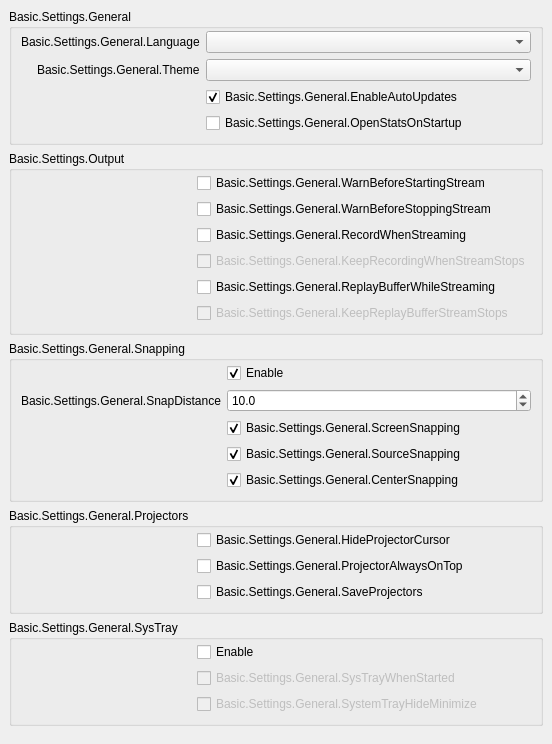
           <widget class="QWidget" name="scrollAreaWidgetContents_2">
            <property name="geometry">
             <rect>
              <x>0</x>
              <y>0</y>
              <width>510</width>
              <height>643</height>
             </rect>
            </property>
            <layout class="QVBoxLayout" name="verticalLayout_19">
             <property name="leftMargin">
              <number>0</number>
             </property>
             <property name="topMargin">
              <number>0</number>
             </property>
             <property name="rightMargin">
              <number>0</number>
             </property>
             <property name="bottomMargin">
              <number>9</number>
             </property>
             <item alignment="Qt::AlignTop">
              <widget class="QWidget" name="widget_2" native="true">
               <layout class="QVBoxLayout" name="verticalLayout_20">
                <item>
                 <widget class="QGroupBox" name="groupBox_15">
                  <property name="title">
                   <string>Basic.Settings.General</string>
                  </property>
                  <layout class="QFormLayout" name="formLayout_32">
                   <property name="fieldGrowthPolicy">
                    <enum>QFormLayout::AllNonFixedFieldsGrow</enum>
                   </property>
                   <property name="labelAlignment">
                    <set>Qt::AlignRight|Qt::AlignTrailing|Qt::AlignVCenter</set>
                   </property>
                   <property name="topMargin">
                    <number>2</number>
                   </property>
                   <item row="0" column="0">
                    <widget class="QLabel" name="label">
                     <property name="text">
                      <string>Basic.Settings.General.Language</string>
                     </property>
                     <property name="buddy">
                      <cstring>language</cstring>
                     </property>
                    </widget>
                   </item>
                   <item row="0" column="1">
                    <widget class="QComboBox" name="language"/>
                   </item>
                   <item row="1" column="0">
                    <widget class="QLabel" name="label_42">
                     <property name="text">
                      <string>Basic.Settings.General.Theme</string>
                     </property>
                     <property name="buddy">
                      <cstring>theme</cstring>
                     </property>
                    </widget>
                   </item>
                   <item row="1" column="1">
                    <widget class="QComboBox" name="theme"/>
                   </item>
                   <item row="2" column="0">
                    <spacer name="horizontalSpacer_3">
                     <property name="orientation">
                      <enum>Qt::Horizontal</enum>
                     </property>
                     <property name="sizeType">
                      <enum>QSizePolicy::Fixed</enum>
                     </property>
                     <property name="sizeHint" stdset="0">
                      <size>
                       <width>170</width>
                       <height>5</height>
                      </size>
                     </property>
                    </spacer>
                   </item>
                   <item row="2" column="1">
                    <widget class="QCheckBox" name="enableAutoUpdates">
                     <property name="text">
                      <string>Basic.Settings.General.EnableAutoUpdates</string>
                     </property>
                     <property name="checked">
                      <bool>true</bool>
                     </property>
                    </widget>
                   </item>
                   <item row="3" column="1">
                    <widget class="QCheckBox" name="openStatsOnStartup">
                     <property name="text">
                      <string>Basic.Settings.General.OpenStatsOnStartup</string>
                     </property>
                    </widget>
                   </item>
                  </layout>
                 </widget>
                </item>
                <item>
                 <widget class="QGroupBox" name="groupBox_16">
                  <property name="title">
                   <string>Basic.Settings.Output</string>
                  </property>
                  <layout class="QFormLayout" name="formLayout_2">
                   <property name="fieldGrowthPolicy">
                    <enum>QFormLayout::AllNonFixedFieldsGrow</enum>
                   </property>
                   <property name="topMargin">
                    <number>2</number>
                   </property>
                   <item row="0" column="0">
                    <spacer name="horizontalSpacer_5">
                     <property name="orientation">
                      <enum>Qt::Horizontal</enum>
                     </property>
                     <property name="sizeType">
                      <enum>QSizePolicy::Fixed</enum>
                     </property>
                     <property name="sizeHint" stdset="0">
                      <size>
                       <width>170</width>
                       <height>5</height>
                      </size>
                     </property>
                    </spacer>
                   </item>
                   <item row="0" column="1">
                    <widget class="QCheckBox" name="warnBeforeStreamStart">
                     <property name="text">
                      <string>Basic.Settings.General.WarnBeforeStartingStream</string>
                     </property>
                    </widget>
                   </item>
                   <item row="1" column="1">
                    <widget class="QCheckBox" name="warnBeforeStreamStop">
                     <property name="text">
                      <string>Basic.Settings.General.WarnBeforeStoppingStream</string>
                     </property>
                    </widget>
                   </item>
                   <item row="2" column="1">
                    <widget class="QCheckBox" name="recordWhenStreaming">
                     <property name="text">
                      <string>Basic.Settings.General.RecordWhenStreaming</string>
                     </property>
                    </widget>
                   </item>
                   <item row="3" column="1">
                    <widget class="QCheckBox" name="keepRecordStreamStops">
                     <property name="enabled">
                      <bool>false</bool>
                     </property>
                     <property name="text">
                      <string>Basic.Settings.General.KeepRecordingWhenStreamStops</string>
                     </property>
                    </widget>
                   </item>
                   <item row="4" column="1">
                    <widget class="QCheckBox" name="replayWhileStreaming">
                     <property name="text">
                      <string>Basic.Settings.General.ReplayBufferWhileStreaming</string>
                     </property>
                    </widget>
                   </item>
                   <item row="5" column="1">
                    <widget class="QCheckBox" name="keepReplayStreamStops">
                     <property name="enabled">
                      <bool>false</bool>
                     </property>
                     <property name="text">
                      <string>Basic.Settings.General.KeepReplayBufferStreamStops</string>
                     </property>
                    </widget>
                   </item>
                  </layout>
                 </widget>
                </item>
                <item>
                 <widget class="QGroupBox" name="groupBox_10">
                  <property name="enabled">
                   <bool>true</bool>
                  </property>
                  <property name="sizePolicy">
                   <sizepolicy hsizetype="Preferred" vsizetype="Maximum">
                    <horstretch>0</horstretch>
                    <verstretch>0</verstretch>
                   </sizepolicy>
                  </property>
                  <property name="title">
                   <string>Basic.Settings.General.Snapping</string>
                  </property>
                  <property name="flat">
                   <bool>false</bool>
                  </property>
                  <layout class="QFormLayout" name="formLayout_21">
                   <property name="fieldGrowthPolicy">
                    <enum>QFormLayout::AllNonFixedFieldsGrow</enum>
                   </property>
                   <property name="labelAlignment">
                    <set>Qt::AlignRight|Qt::AlignTrailing|Qt::AlignVCenter</set>
                   </property>
                   <property name="topMargin">
                    <number>2</number>
                   </property>
                   <item row="0" column="1">
                    <widget class="QCheckBox" name="snappingEnabled">
                     <property name="text">
                      <string>Enable</string>
                     </property>
                     <property name="checked">
                      <bool>true</bool>
                     </property>
                    </widget>
                   </item>
                   <item row="2" column="1">
                    <widget class="QCheckBox" name="screenSnapping">
                     <property name="text">
                      <string>Basic.Settings.General.ScreenSnapping</string>
                     </property>
                     <property name="checked">
                      <bool>true</bool>
                     </property>
                    </widget>
                   </item>
                   <item row="4" column="1">
                    <widget class="QCheckBox" name="centerSnapping">
                     <property name="text">
                      <string>Basic.Settings.General.CenterSnapping</string>
                     </property>
                     <property name="checked">
                      <bool>true</bool>
                     </property>
                    </widget>
                   </item>
                   <item row="3" column="1">
                    <widget class="QCheckBox" name="sourceSnapping">
                     <property name="text">
                      <string>Basic.Settings.General.SourceSnapping</string>
                     </property>
                     <property name="checked">
                      <bool>true</bool>
                     </property>
                    </widget>
                   </item>
                   <item row="1" column="1">
                    <widget class="QDoubleSpinBox" name="snapDistance">
                     <property name="decimals">
                      <number>1</number>
                     </property>
                     <property name="singleStep">
                      <double>0.500000000000000</double>
                     </property>
                     <property name="value">
                      <double>10.000000000000000</double>
                     </property>
                    </widget>
                   </item>
                   <item row="1" column="0">
                    <widget class="QLabel" name="label_9">
                     <property name="text">
                      <string>Basic.Settings.General.SnapDistance</string>
                     </property>
                     <property name="buddy">
                      <cstring>snapDistance</cstring>
                     </property>
                    </widget>
                   </item>
                   <item row="3" column="0">
                    <spacer name="horizontalSpacer_4">
                     <property name="orientation">
                      <enum>Qt::Horizontal</enum>
                     </property>
                     <property name="sizeType">
                      <enum>QSizePolicy::Fixed</enum>
                     </property>
                     <property name="sizeHint" stdset="0">
                      <size>
                       <width>170</width>
                       <height>5</height>
                      </size>
                     </property>
                    </spacer>
                   </item>
                  </layout>
                 </widget>
                </item>
                <item>
                 <widget class="QGroupBox" name="groupBox_14">
                  <property name="title">
                   <string>Basic.Settings.General.Projectors</string>
                  </property>
                  <layout class="QFormLayout" name="formLayout_28">
                   <property name="fieldGrowthPolicy">
                    <enum>QFormLayout::AllNonFixedFieldsGrow</enum>
                   </property>
                   <property name="topMargin">
                    <number>2</number>
                   </property>
                   <item row="0" column="1">
                    <widget class="QCheckBox" name="hideProjectorCursor">
                     <property name="text">
                      <string>Basic.Settings.General.HideProjectorCursor</string>
                     </property>
                    </widget>
                   </item>
                   <item row="1" column="1">
                    <widget class="QCheckBox" name="projectorAlwaysOnTop">
                     <property name="text">
                      <string>Basic.Settings.General.ProjectorAlwaysOnTop</string>
                     </property>
                    </widget>
                   </item>
                   <item row="2" column="1">
                    <widget class="QCheckBox" name="saveProjectors">
                     <property name="text">
                      <string>Basic.Settings.General.SaveProjectors</string>
                     </property>
                    </widget>
                   </item>
                   <item row="1" column="0">
                    <spacer name="horizontalSpacer">
                     <property name="orientation">
                      <enum>Qt::Horizontal</enum>
                     </property>
                     <property name="sizeType">
                      <enum>QSizePolicy::Fixed</enum>
                     </property>
                     <property name="sizeHint" stdset="0">
                      <size>
                       <width>170</width>
                       <height>5</height>
                      </size>
                     </property>
                    </spacer>
                   </item>
                  </layout>
                 </widget>
                </item>
                <item>
                 <widget class="QGroupBox" name="groupBox_13">
                  <property name="title">
                   <string>Basic.Settings.General.SysTray</string>
                  </property>
                  <layout class="QFormLayout" name="formLayout_29">
                   <property name="fieldGrowthPolicy">
                    <enum>QFormLayout::AllNonFixedFieldsGrow</enum>
                   </property>
                   <property name="topMargin">
                    <number>2</number>
                   </property>
                   <item row="0" column="1">
                    <widget class="QCheckBox" name="systemTrayEnabled">
                     <property name="text">
                      <string>Enable</string>
                     </property>
                    </widget>
                   </item>
                   <item row="1" column="1">
                    <widget class="QCheckBox" name="systemTrayWhenStarted">
                     <property name="enabled">
                      <bool>false</bool>
                     </property>
                     <property name="text">
                      <string>Basic.Settings.General.SysTrayWhenStarted</string>
                     </property>
                    </widget>
                   </item>
                   <item row="2" column="1">
                    <widget class="QCheckBox" name="systemTrayAlways">
                     <property name="enabled">
                      <bool>false</bool>
                     </property>
                     <property name="text">
                      <string>Basic.Settings.General.SystemTrayHideMinimize</string>
                     </property>
                    </widget>
                   </item>
                   <item row="1" column="0">
                    <spacer name="horizontalSpacer_2">
                     <property name="orientation">
                      <enum>Qt::Horizontal</enum>
                     </property>
                     <property name="sizeType">
                      <enum>QSizePolicy::Fixed</enum>
                     </property>
                     <property name="sizeHint" stdset="0">
                      <size>
                       <width>170</width>
                       <height>5</height>
                      </size>
                     </property>
                    </spacer>
                   </item>
                  </layout>
                 </widget>
                </item>
               </layout>
              </widget>
             </item>
            </layout>
           </widget>
